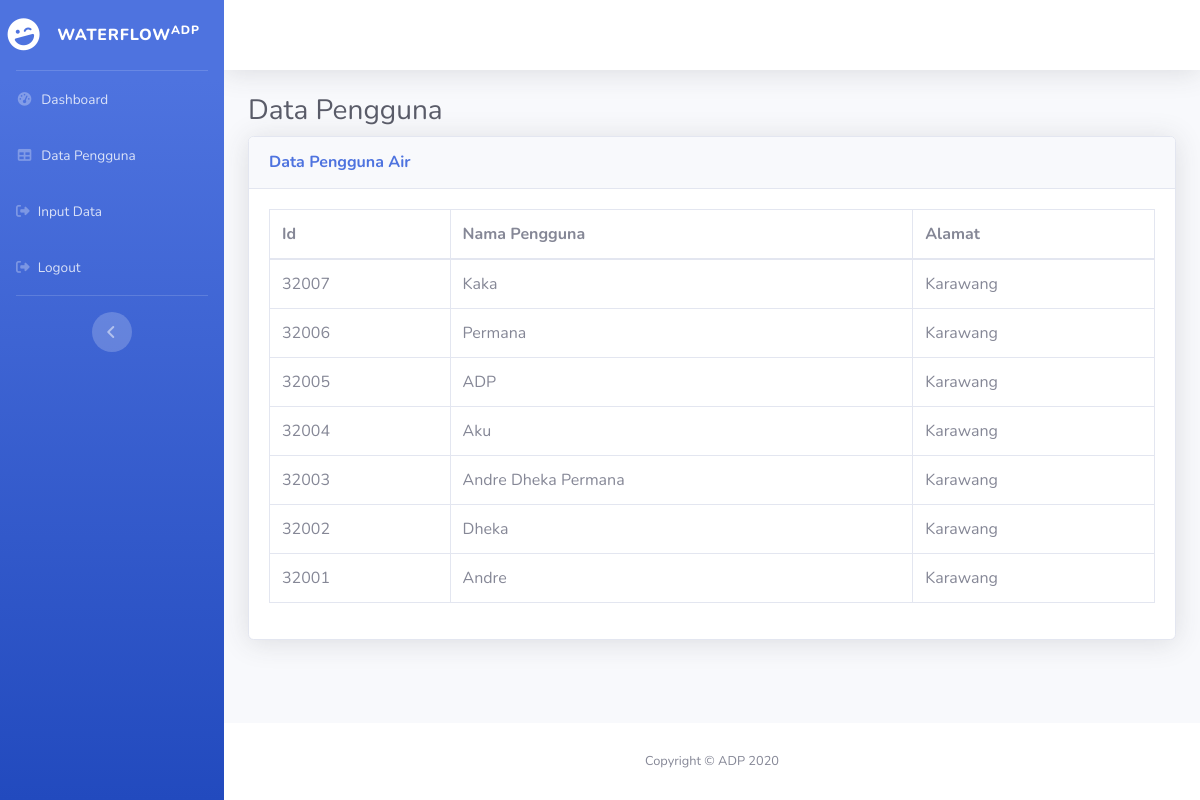
Screenshot of /ProjekTA20/tampil_data.php with the database file from the repository.
### tables this page shows
CREATE TABLE `data_pengguna` (
  `no` int(255) NOT NULL,
  `id` varchar(255) NOT NULL,
  `nama_pengguna` varchar(255) NOT NULL,
  `alamat` varchar(255) NOT NULL
);

### ProjekTA20/tampil_data.php (the view, shortened to what this page needs)
<?php
$conect = mysqli_connect("localhost", "root", "", "projekta")
?>
<!DOCTYPE html>
<html lang="en">
<head>
  <link href="vendor/fontawesome-free/css/all.min.css" rel="stylesheet" type="text/css">
  <link href="css/sb-admin-2.min.css" rel="stylesheet">
  <link href="vendor/datatables/dataTables.bootstrap4.min.css" rel="stylesheet">
</head>
<body id="page-top">
  <div id="wrapper">
    <ul class="navbar-nav bg-gradient-primary sidebar sidebar-dark accordion" id="accordionSidebar">
      <a class="sidebar-brand d-flex align-items-center justify-content-center" href="home.php">
        <div class="sidebar-brand-icon rotate-n-15">
          <i class="fas fa-laugh-wink"></i>
        </div>
        <div class="sidebar-brand-text mx-3">WATERFLOW<sup>adp</sup></div>
      </a>
      <hr class="sidebar-divider my-0">
      <li class="nav-item">
        <a class="nav-link" href="home.php">
          <i class="fas fa-fw fa-tachometer-alt"></i>
          <span>Dashboard</span></a>
      </li>
      <li class="nav-item">
        <a class="nav-link" href="tabel_pengguna.php">
          <i class="fas fa-fw fa-table"></i>
          <span>Data Pengguna</span></a>
      </li>
      <li class="nav-item">
        <a class="nav-link" href="input_data.php">
          <i class="fas fa-sign-out-alt"></i>
          <span>Input Data</span></a>
      </li>
      <li class="nav-item">
        <a class="nav-link" href="index.php">
          <i class="fas fa-sign-out-alt"></i>
          <span>Logout</span></a>
      </li>
      <hr class="sidebar-divider d-none d-md-block">
      <div class="text-center d-none d-md-inline">
        <button class="rounded-circle border-0" id="sidebarToggle"></button>
      </div>
    </ul>
    <div id="content-wrapper" class="d-flex flex-column">
      <div id="content">
        <nav class="navbar navbar-expand navbar-light bg-white topbar mb-4 static-top shadow">
        </nav>
        <div class="container-fluid">
          <h1 class="h3 mb-2 text-gray-800">Data Pengguna</h1>
          <div class="card shadow mb-4">
            <div class="card-header py-3">
              <h6 class="m-0 font-weight-bold text-primary">Data Pengguna Air</h6>
            </div>
            <div class="card-body">
              <div class="table-responsive">
                <table class="table table-bordered" id="dataTable" width="100%" cellspacing="0">
                  <thead>
       <tr>
           <th>Id</th>
           <th>Nama Pengguna</th>
           <th>Alamat</th>
       </tr>
       </thead>
       <tbody>
<?php
      $ambildata=mysqli_query($conect, "SELECT * FROM data_pengguna order by id desc");
      while($a=mysqli_fetch_array($ambildata)){
?>
       <tr>
           <td><?php echo $a['id'];?></td>
           <td><?php echo $a['nama_pengguna'];?></td>
           <td><?php echo $a['alamat'];?></td>
       </tr>
<?php
}
?>
                  </tbody>
                </table>
              </div>
            </div>
          </div>
        </div>
      </div>
      <footer class="sticky-footer bg-white">
        <div class="container my-auto">
          <div class="copyright text-center my-auto">
            <span>Copyright &copy; ADP 2020</span>
          </div>
        </div>
      </footer>
    </div>
  </div>
</body>
</html>

### rows the page displays
data_pengguna: id "32007", nama_pengguna "Kaka", alamat "Karawang"
data_pengguna: id "32006", nama_pengguna "Permana", alamat "Karawang"
data_pengguna: id "32005", nama_pengguna "ADP", alamat "Karawang"
data_pengguna: id "32004", nama_pengguna "Aku", alamat "Karawang"
data_pengguna: id "32003", nama_pengguna "Andre Dheka Permana", alamat "Karawang"
data_pengguna: id "32002", nama_pengguna "Dheka", alamat "Karawang"
data_pengguna: id "32001", nama_pengguna "Andre", alamat "Karawang"
